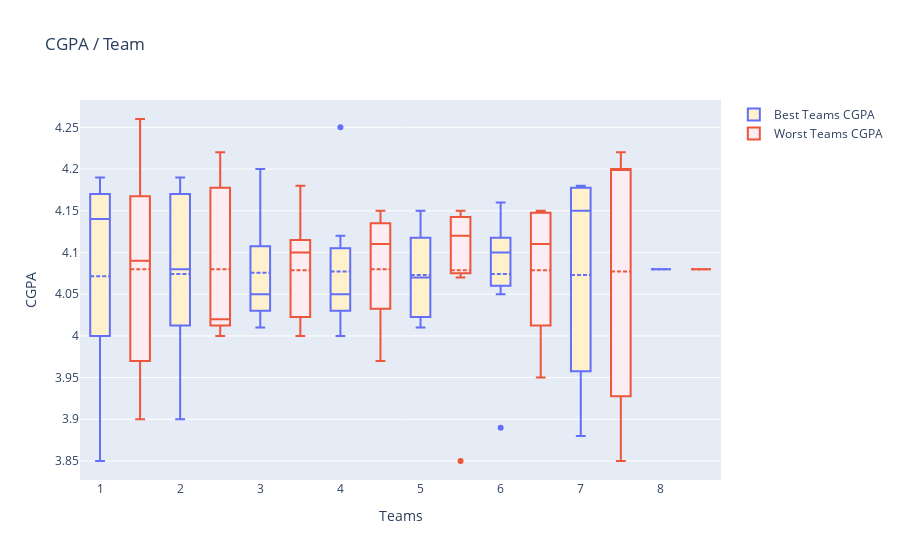
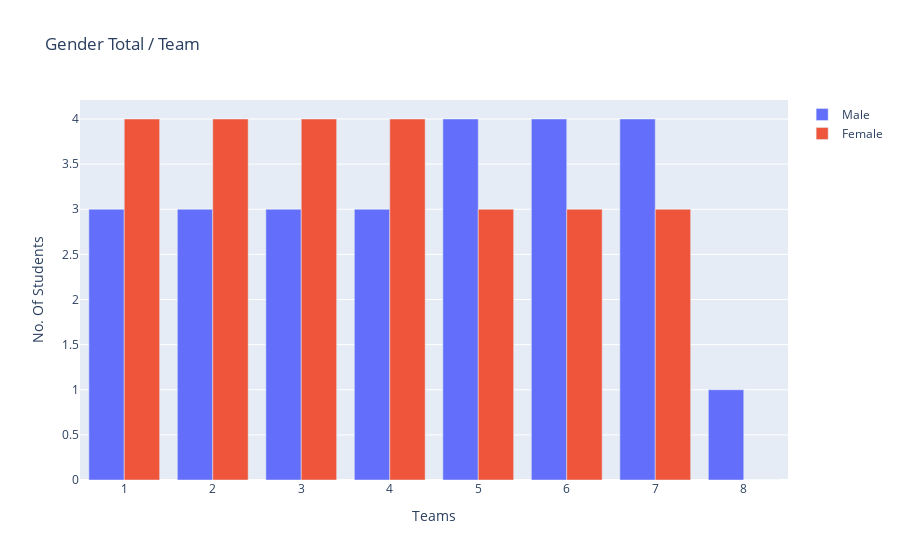
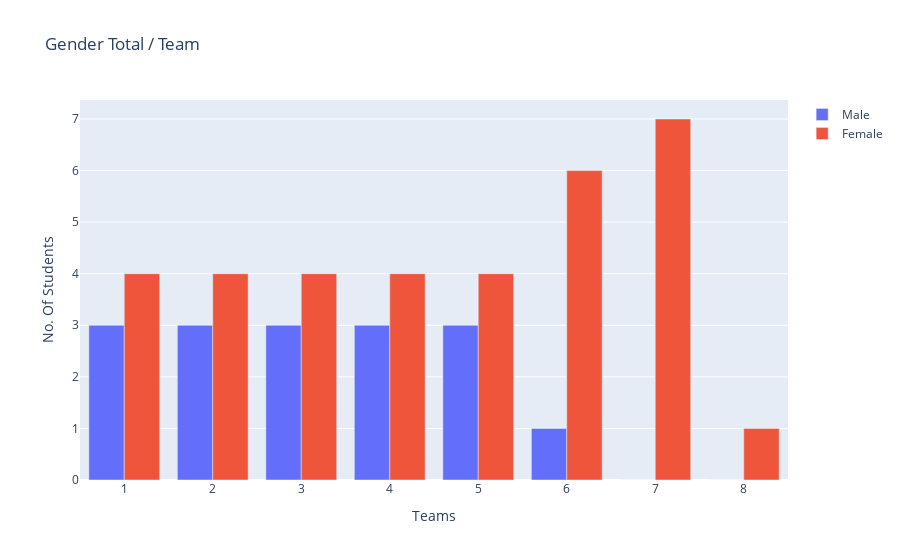

Write notebook code for charts like these, in order.
### Markdown cell above
#### Additional Requirements - Team Size 7 / 8

### Code cell
# Sort by everything
# Additional Requirements showcasing team size of 7
try:
    sortAndAssignTeams(4, 7) # Sort and re-distribute by Gender, CGPA and Faculty

    # Show CGPA Graphs
    showCGPAPerTeam(19, 4)
    
    # Show Gender Graphs
    showGenderPerTeam(19)
    showGenderPerTeam(4)
    
    # Show Faculty Graphs
    showFacultyPerTeam(19)
    showFacultyPerTeam(4)
    
    # Display print output
    displayAssignedTeams(1)
except:
    print("oops an error occured")

### Figure 1 — Plotly figure (JSON) as saved in the notebook; plotly's stock layout.template omitted (floating-point values rounded to 4 significant figures)
{"data": [{"boxmean": true, "fillcolor": "#fff1cc", "name": "Best Teams CGPA", "showlegend": true, "type": "box", "x": [1, 1, 1, 1, 1, 1, 1, 2, 2, 2, 2, 2, 2, 2, 3, 3, 3, 3, 3, 3, 3, 4, 4, 4, 4, 4, 4, 4, 5, 5, 5, 5, 5, 5, 5, 6, 6, 6, 6, 6, 6, 6, 7, 7, 7, 7, 7, 7, 7, 8], "y": [4.18, 3.85, 4, 4.14, 4.14, 4, 4.19, 4.08, 4.18, 4.14, 4.19, 3.9, 4.02, 4.01, 4.01, 4.11, 4.1, 4.03, 4.03, 4.05, 4.2, 4.03, 4, 4.03, 4.06, 4.05, 4.12, 4.25, 4.01, 4.02, 4.03, 4.11, 4.07, 4.12, 4.15, 3.89, 4.05, 4.09, 4.1, 4.11, 4.12, 4.16, 3.88, 4.01, 3.94, 4.18, 4.15, 4.18, 4.17, 4.08]}, {"boxmean": true, "fillcolor": "#fcedf2", "name": "Worst Teams CGPA", "showlegend": true, "type": "box", "x": [1.5, 1.5, 1.5, 1.5, 1.5, 1.5, 1.5, 2.5, 2.5, 2.5, 2.5, 2.5, 2.5, 2.5, 3.5, 3.5, 3.5, 3.5, 3.5, 3.5, 3.5, 4.5, 4.5, 4.5, 4.5, 4.5, 4.5, 4.5, 5.5, 5.5, 5.5, 5.5, 5.5, 5.5, 5.5, 6.5, 6.5, 6.5, 6.5, 6.5, 6.5, 6.5, 7.5, 7.5, 7.5, 7.5, 7.5, 7.5, 7.5, 8.5], "y": [4.17, 4.26, 3.9, 4.16, 4.03, 3.95, 4.09, 4, 4.22, 4.01, 4.21, 4.02, 4.02, 4.08, 4.18, 4.1, 4.1, 4.03, 4.12, 4.02, 4, 4.12, 3.97, 4.14, 4.03, 4.15, 4.04, 4.11, 3.85, 4.07, 4.15, 4.12, 4.15, 4.09, 4.12, 4, 3.95, 4.05, 4.11, 4.14, 4.15, 4.15, 3.85, 3.92, 3.95, 4.2, 4.2, 4.2, 4.22, 4.08]}], "layout": {"title": {"text": "CGPA / Team"}, "xaxis": {"title": {"text": "Teams"}}, "yaxis": {"title": {"text": "CGPA"}}}}

### Figure 2 — Plotly figure (JSON) as saved in the notebook; plotly's stock layout.template omitted (floating-point values rounded to 4 significant figures)
{"data": [{"hovertext": "(Team No., No. Of Males)", "name": "Male", "type": "bar", "x": [1, 2, 3, 4, 5, 6, 7, 8], "y": [3, 3, 3, 3, 4, 4, 4, 1]}, {"hovertext": "(Team No., No. Of Females)", "name": "Female", "type": "bar", "x": [1, 2, 3, 4, 5, 6, 7, 8], "y": [4, 4, 4, 4, 3, 3, 3, 0]}], "layout": {"title": {"text": "Gender Total / Team"}, "xaxis": {"title": {"text": "Teams"}}, "yaxis": {"title": {"text": "No. Of Students"}}}}

### Figure 3 — Plotly figure (JSON) as saved in the notebook; plotly's stock layout.template omitted (floating-point values rounded to 4 significant figures)
{"data": [{"hovertext": "(Team No., No. Of Males)", "name": "Male", "type": "bar", "x": [1, 2, 3, 4, 5, 6, 7, 8], "y": [3, 3, 3, 3, 3, 1, 0, 0]}, {"hovertext": "(Team No., No. Of Females)", "name": "Female", "type": "bar", "x": [1, 2, 3, 4, 5, 6, 7, 8], "y": [4, 4, 4, 4, 4, 6, 7, 1]}], "layout": {"title": {"text": "Gender Total / Team"}, "xaxis": {"title": {"text": "Teams"}}, "yaxis": {"title": {"text": "No. Of Students"}}}}
